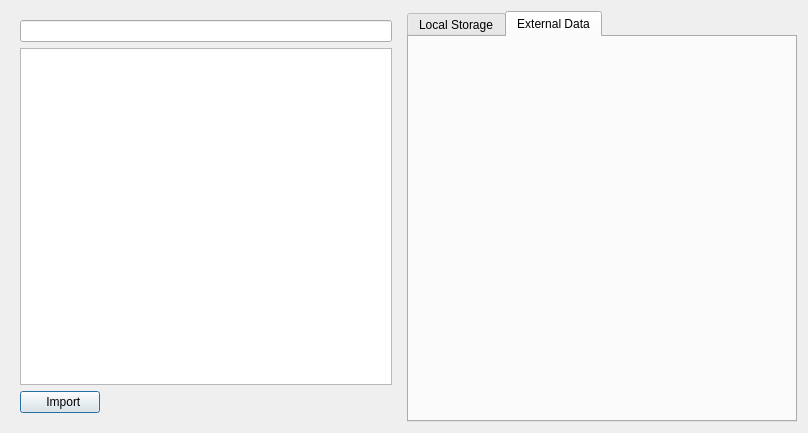
<?xml version="1.0" encoding="UTF-8"?>
<ui version="4.0">
 <class>CaseManagementDialog</class>
 <widget class="QDialog" name="CaseManagementDialog">
  <property name="geometry">
   <rect>
    <x>0</x>
    <y>0</y>
    <width>808</width>
    <height>433</height>
   </rect>
  </property>
  <property name="windowTitle">
   <string>Dialog</string>
  </property>
  <layout class="QHBoxLayout" name="horizontalLayout">
   <item>
    <widget class="QWidget" name="widgetMid" native="true">
     <layout class="QVBoxLayout" name="verticalLayout">
      <item>
       <widget class="QLineEdit" name="lineEditSearch"/>
      </item>
      <item>
       <widget class="QTableView" name="tableViewCase">
        <property name="selectionMode">
         <enum>QAbstractItemView::SingleSelection</enum>
        </property>
        <property name="selectionBehavior">
         <enum>QAbstractItemView::SelectRows</enum>
        </property>
        <property name="textElideMode">
         <enum>Qt::ElideRight</enum>
        </property>
        <attribute name="horizontalHeaderDefaultSectionSize">
         <number>150</number>
        </attribute>
        <attribute name="horizontalHeaderShowSortIndicator" stdset="0">
         <bool>true</bool>
        </attribute>
        <attribute name="horizontalHeaderStretchLastSection">
         <bool>true</bool>
        </attribute>
        <attribute name="verticalHeaderVisible">
         <bool>false</bool>
        </attribute>
       </widget>
      </item>
      <item>
       <layout class="QHBoxLayout" name="horizontalLayout_2">
        <item>
         <widget class="QPushButton" name="pushButtonImport">
          <property name="layoutDirection">
           <enum>Qt::LeftToRight</enum>
          </property>
          <property name="autoFillBackground">
           <bool>false</bool>
          </property>
          <property name="text">
           <string>  Import</string>
          </property>
          <property name="icon">
           <iconset>
            <normaloff>:/40px_button_cutout/icon_images/40px_button_cutout/40px_import.png</normaloff>:/40px_button_cutout/icon_images/40px_button_cutout/40px_import.png</iconset>
          </property>
          <property name="iconSize">
           <size>
            <width>40</width>
            <height>40</height>
           </size>
          </property>
          <property name="flat">
           <bool>false</bool>
          </property>
         </widget>
        </item>
        <item>
         <spacer name="horizontalSpacer">
          <property name="orientation">
           <enum>Qt::Horizontal</enum>
          </property>
          <property name="sizeHint" stdset="0">
           <size>
            <width>40</width>
            <height>20</height>
           </size>
          </property>
         </spacer>
        </item>
       </layout>
      </item>
     </layout>
    </widget>
   </item>
   <item>
    <widget class="QTabWidget" name="tabWidget">
     <property name="autoFillBackground">
      <bool>false</bool>
     </property>
     <property name="currentIndex">
      <number>1</number>
     </property>
     <widget class="DicomLocalStorageWidget" name="tabDicomLocalStorage">
      <attribute name="title">
       <string>Local Storage</string>
      </attribute>
     </widget>
     <widget class="DicomExternalDataWidget" name="tabDicomExternalData">
      <attribute name="title">
       <string>External Data</string>
      </attribute>
     </widget>
    </widget>
   </item>
  </layout>
 </widget>
 <customwidgets>
  <customwidget>
   <class>DicomExternalDataWidget</class>
   <extends>QWidget</extends>
   <header>DicomExternalDataWidget.h</header>
   <container>1</container>
  </customwidget>
  <customwidget>
   <class>DicomLocalStorageWidget</class>
   <extends>QWidget</extends>
   <header>DicomLocalStorageWidget.h</header>
   <container>1</container>
  </customwidget>
 </customwidgets>
 <resources/>
 <connections/>
</ui>
